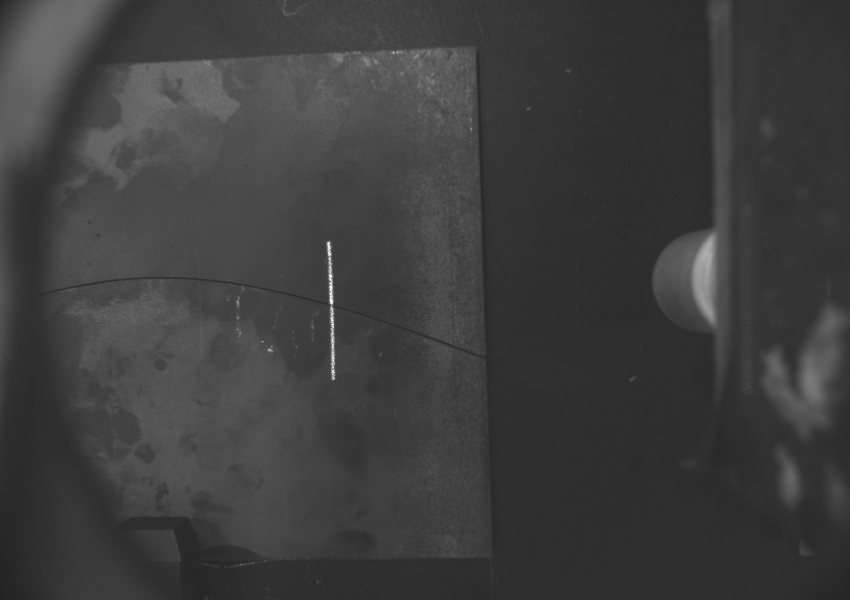
#> input picture Scan_data/Scan_data2/weldseam_1.jpg, 1700 x 1200 px (shown at 1/2 size)
$ python -i ST4.py   (imports and definitions only)
#> lines starting #> are read from the running program, lines starting #| are printed output that depends on the picture; after the words box and inside, x2 and y2 are one past the last pixel; in counts of white or black regions, pixels touching at a corner belong together
#> further down, picture is the input picture: shape (1200, 1700); min 34, max 255, mean 61.4
import numpy as np
import cv2
import os
import time
import glob
import matplotlib.pyplot as plt
from mpl_toolkits.mplot3d import Axes3D
import cv2 as cv
import sys
sys.path.insert(0, 'C:/Users/ASUS/Desktop/THINKALPHA/233/NCKH/laser-vision/Source/DETECTEX')
import para_of_checkerboard as pack
import pro_paths as pp
import re
import random

# [57 lines left out: functions load_pos, load_camera_para, load_transformation_matrix, undistort_images, detect_laser_line, not called in this run]

def sobel_Y_Image(image):
    sobel_y = cv.Sobel(image, cv.CV_64F, 0, 1, ksize=3)
    sobel_y = np.uint8(np.absolute(sobel_y))
    return sobel_y

def ransac_Line(x, y):
    count_final = 0
    l = len(x)
    print(l)
    i = 0
    y_min_final = 0
    y_max_final = 0
    while i < 30:
        index_1 = random.randint(0, int(l/2))
        index_2 = random.randint(int(l/2 + 1), l-1)
        if (index_1 != index_2):
            i += 1
            x1 = x[index_1]
            x2 = x[index_2]
            y1 = y[index_1]
            y2 = y[index_2]
            if x1 != x2:
                y_arr = []
                m = (y2-y1)/(x2-x1)
                c = y1 - (m * x1)
                count = 0
                for j in range(l):
                    if (j != index_1 and j != index_2):
                        x3 = x[j]
                        y3 = y[j]
                        d = abs((m*x3 - y3 + c))/((m**2 + 1)**0.5)
                        if d < 2:
                            count += 1
                            y_arr.append(y3)
                if count > count_final:
                    count_final = count
                    m_final = m
                    c_final = c
                    y_min_final = min(y_arr)
                    y_max_final = max(y_arr)
    return [m_final, c_final, y_min_final, y_max_final]

def get_Pos_Line_Laser(image):

    center = np.zeros_like(image, dtype=np.uint8)

    pos_line_x = []
    pos_line_y = []

    for y in range(image.shape[0]):
        sum1 = 0.0
        sum2 = 0.0

        roi = np.where(image[y, :] != 0)

        if roi[0].size != 0:
            # center[y, roi[0][0]] = 255
            for x in roi[0]:
                sum1 += x
                sum2 += 1
            center[y][round(sum1/sum2)] = 255
            pos_line_x.append(int(sum1/sum2))
            pos_line_y.append(y)
    return [center, pos_line_x, pos_line_y]


def get_Pos_Line_Weld(image):

    center = np.zeros_like(image, dtype=np.uint8)

    pos_line_x = []
    pos_line_y = []

    for x in range(image.shape[1]):
        sum1 = 0.0
        sum2 = 0.0
        roi = np.where(image[:, x] != 0)
        if roi[0].size != 0:
            # center[y, roi[0][0]] = 255
            for y in roi[0]:
                sum1 += y
                sum2 += 1
            center[int(sum1/sum2)][x] = 255
            pos_line_x.append(x)
            pos_line_y.append(int(sum1/sum2))
    return [center, pos_line_x, pos_line_y]

def get_Laser_Line(gray_img):

    subImage = gray_img[300:1000, 400:1000]
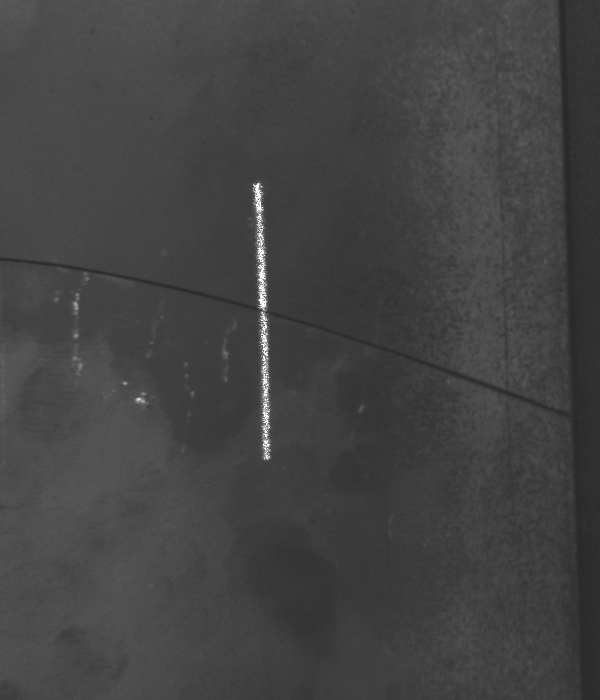
#> subImage: shape (700, 600); min 40, max 255, mean 67.3

    hist = cv.calcHist([subImage], [0], None, [256], [0,256])
#> hist = 256 values, max 19753 at index 64, min 0 at index 0, mean 1640.6
    threshold = 0
    sum_of_points = 0
    for i in range(256):
        sum_of_points += hist[255-i]
        if sum_of_points > 1000:
            threshold = 255 - i -1
            break
#> this loop made 88 passes
#> sum_of_points on passes 1 to 12: [248], [310], [362], [385], [400], [405], [412], [420], [423], [425], [429], [433]
#> after the loop, sum_of_points = [1009]

    ret2, th1 = cv.threshold(subImage, threshold, 255, cv.THRESH_BINARY)
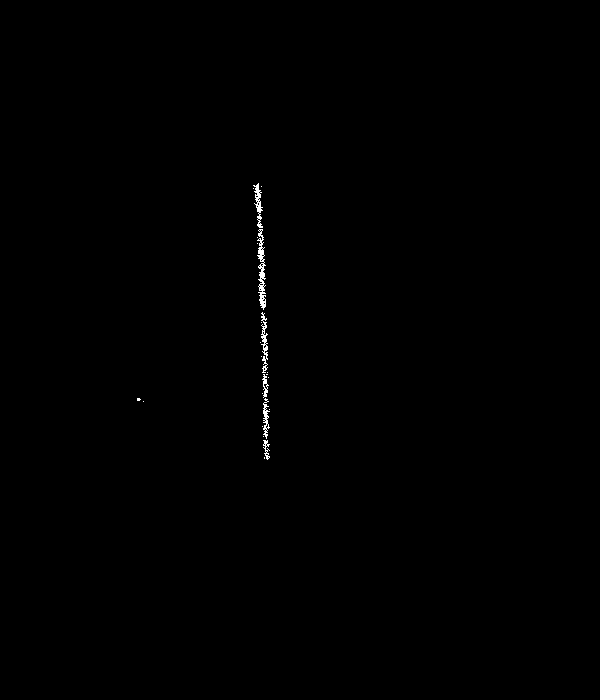
#> th1: shape (700, 600); 0.24% white in thin lines or dots, all inside (x1, y1, x2, y2) = (137, 183, 270, 460)
#> ret2 = 167

    bgr_image = cv.cvtColor(th1, cv.COLOR_GRAY2BGR)

    kernel = np.ones((7,7),np.uint8)
    closed_image = cv.morphologyEx(th1, cv.MORPH_CLOSE, kernel)
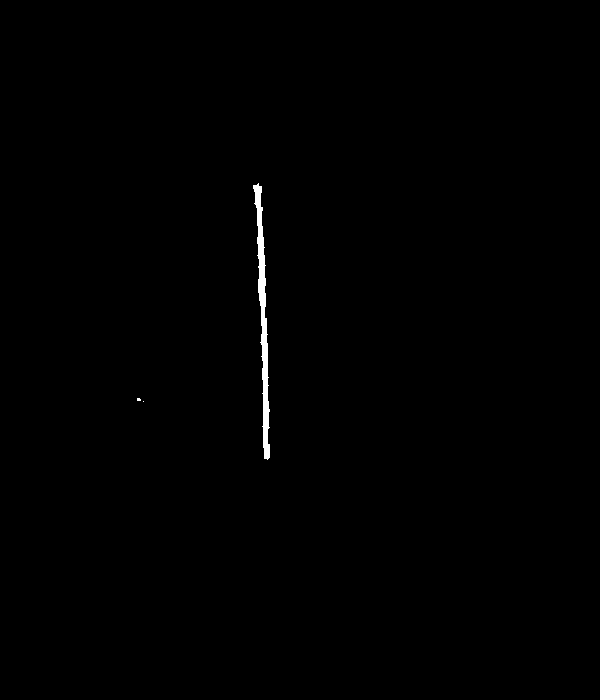
#> closed_image: shape (700, 600); 0.39% white; 3 white regions (2 under 20 px), largest, box (x1, y1, x2, y2) and area: (253, 183, 270, 460) 1626

    center, pos_line_x, pos_line_y = get_Pos_Line_Laser(closed_image)
#> after the loop in get_Pos_Line_Laser, `for y in range(image.shape[0]):`:
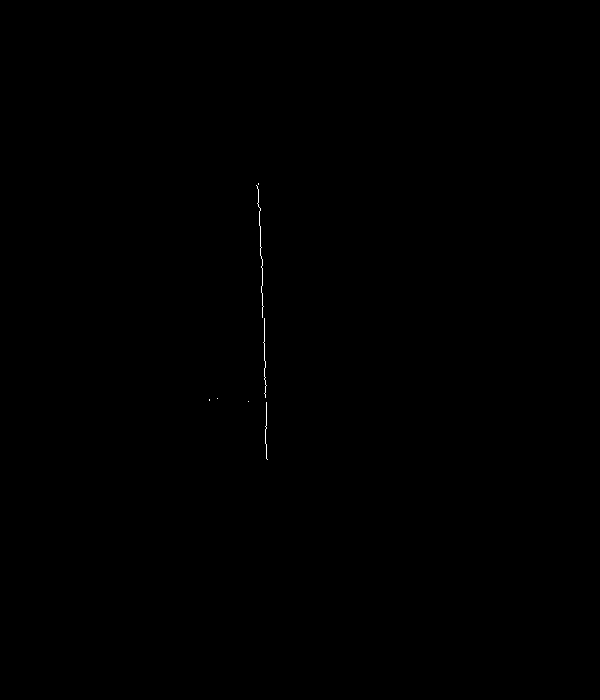
#> center: shape (700, 600); 0.07% white in thin lines or dots, all inside (x1, y1, x2, y2) = (209, 183, 268, 460)
#> after the loop in get_Pos_Line_Laser, `for y in range(image.shape[0]):`: pos_line_x = 277 values, max 267 at index 276, min 208 at index 216, mean 261.7; pos_line_y = 277 values from 183 to 459
#> pos_line_y = 277 values from 183 to 459


    m, c, y_min_final, y_max_final = ransac_Line(pos_line_x, pos_line_y)
#> in ransac_Line, `l = len(x)`: l = 277
#| 277
#> the loop in ransac_Line, `while i < 30:` made 30 passes
#> (index_1, index_2, x1, x2, y1, y2, m, c) on pass 1: (98, 246, 261, 265, 281, 429, 37, -9376)
#> (index_1, index_2, x1, x2, y1, y2, m, c) on passes 2 to 7: (10, 205, 257, 265, 193, 388, 24.38, -6071.4), (130, 263, 262, 266, 313, 446, 33.25, -8398.5), (103, 216, 261, 208, 286, 399, -2.13, 842.5), (122, 230, 262, 265, 305, 413, 36, -9127), (55, 268, 260, 266, 238, 451, 35.5, -8992), (35, 211, 259, 265, 218, 394, 29.33, -7379.3)
#> after the loop in ransac_Line, `while i < 30:`: c_final = -9376; count_final = 270; i = 30; m_final = 37; y_max_final = 459; y_min_final = 183
#> m = 37; c = -9376; y_min_final = 183; y_max_final = 459


    x1 = round((y_min_final - c)/m)
#> x1 = 258
    x2 = round((y_max_final - c)/m)
#> x2 = 266
    roi_x1 = min(x1, x2) - 20
#> roi_x1 = 238
    roi_x2 = max(x1, x2) + 20
#> roi_x2 = 286
    roi_y1 = y_min_final - 5
#> roi_y1 = 178
    roi_y2 = y_max_final + 5
#> roi_y2 = 464
    point1_laser_new = (round((roi_y1-c)/m - roi_x1), 0)
#> point1_laser_new = (20, 0)

    c_new = -m*point1_laser_new[0]
#> c_new = -740

    roi = subImage[roi_y1:roi_y2, roi_x1:roi_x2]
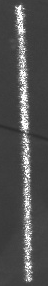
#> roi: shape (286, 48); min 43, max 255, mean 80.5

    max_freq_value = np.argmax(hist)
#> max_freq_value = 64

    roi[roi > max_freq_value] = max_freq_value

    sobel_y = sobel_Y_Image(roi)
#> in sobel_Y_Image, `sobel_y = np.uint8(np.absolute(sobel_y))`:
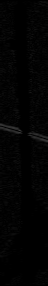
#> sobel_y: shape (286, 48); min 0, max 59, mean 2.8
    hist2 = cv.calcHist([sobel_y], [0], None, [256], [0,256])
#> hist2 = 256 values, max 5794 at index 0, min 0 at index 55, mean 53.62
    sum_of_points = 0
    for i in range(256):
        sum_of_points += hist2[255-i]
        if sum_of_points > 100:
            threshold = 255 - i -1
            break
#> after the loop, sum_of_points = [107]
    ret2, th2 = cv.threshold(sobel_y, threshold, 255, cv.THRESH_BINARY)
#> th2: shape (286, 48); 0.78% white in thin lines or dots, all inside (x1, y1, x2, y2) = (0, 124, 48, 142)
#> ret2 = 37
    center2, pos_line_x2, pos_line_y2 = get_Pos_Line_Weld(th2)
#> the loop in get_Pos_Line_Weld, `for x in range(image.shape[1]):` made 48 passes
#> roi on passes 1 to 12: ([124, 127, 128],), ([124, 125, 127, 128],), ([124, 125, 127, 128],), ([125, 128],), ([125, 128, 129],), ([125, 126, 128, 129],), ([126, 128, 129],), ([126, 129],), ([126, 127, 129, 130],), ([126, 127, 129, 130],), ([126, 127, 130],), ([127, 130],)
#> after the loop in get_Pos_Line_Weld, `for x in range(image.shape[1]):`:
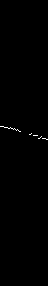
#> center: shape (286, 48); 0.28% white in thin lines or dots, all inside (x1, y1, x2, y2) = (0, 126, 48, 140)
    m2, c2, _, __ = ransac_Line(pos_line_x2, pos_line_y2)
#| 39
    #********************************************
    point_x = round((c2 - c_new) / (m - m2))
    point_y = round(m2 * point_x + c2)
    point_x_new = point_x + 400 + roi_x1
    point_y_new = point_y + 300 + roi_y1
    print([point_x_new, point_y_new])
#| [662, 610]
    #********************************************
    return point_x_new, point_y_new

# [99 lines left out: functions load_robot_positions, compute_transformation_matrix, pixel_to_real_world, process_images_and_calculate_joint_angles, plot_3d_points, not called in this run]

# [17 lines not run here, left out]

>>> import cv2
>>> picture = cv2.imread('../../Scan_data/Scan_data2/weldseam_1.jpg', cv2.IMREAD_GRAYSCALE)
>>> result = get_Laser_Line(picture)
